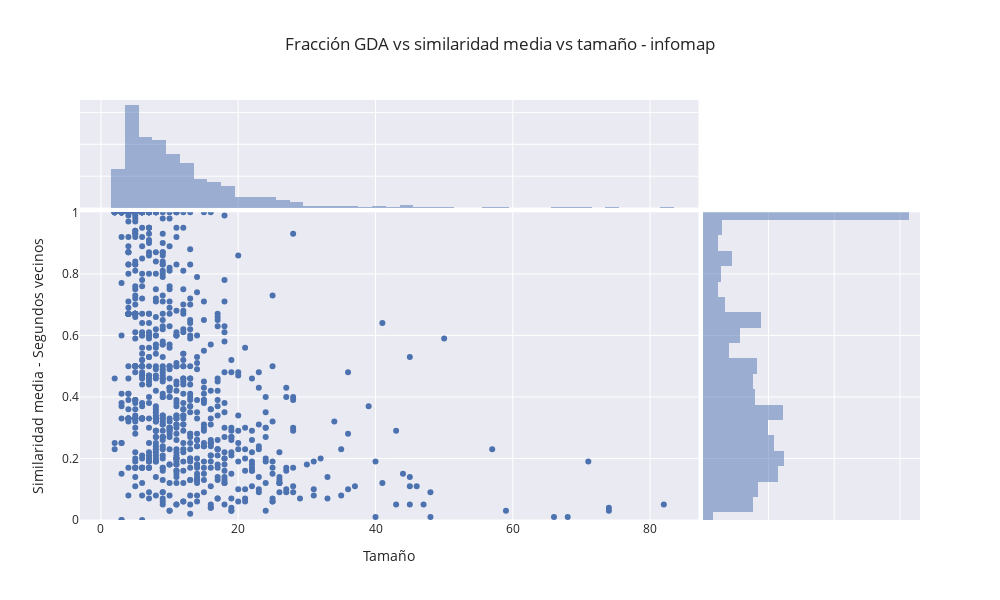

Notebook cell for this chart:
### Markdown cell above
Ok, no depende ni del tamaño ni de la fracción de GDAs

### Code cell
supergrafico(infomap_data_corregido,"overlap",3,"infomap")

### Figure 1 — Plotly figure (JSON) as saved in the notebook; plotly's stock layout.template omitted (floating-point values rounded to 4 significant figures; data arrays with more than 128 entries replaced by an {"elided": "..."} marker saying what was removed)
{"data": [{"hovertemplate": "tamaño=%{x}<br>mean_sim_overlap_3=%{y}<extra></extra>", "legendgroup": "", "marker": {"color": "rgb(76,114,176)", "symbol": "circle"}, "mode": "markers", "name": "", "orientation": "v", "showlegend": false, "type": "scatter", "x": {"elided": "832 int values"}, "xaxis": "x", "y": {"elided": "832 float values"}, "yaxis": "y"}, {"alignmentgroup": "True", "bingroup": "x", "hovertemplate": "tamaño=%{x}<br>count=%{y}<extra></extra>", "legendgroup": "", "marker": {"color": "rgb(76,114,176)"}, "name": "", "offsetgroup": "", "opacity": 0.5, "showlegend": false, "type": "histogram", "x": {"elided": "832 int values"}, "xaxis": "x3", "yaxis": "y3"}, {"alignmentgroup": "True", "bingroup": "y", "hovertemplate": "mean_sim_overlap_3=%{y}<br>count=%{x}<extra></extra>", "legendgroup": "", "marker": {"color": "rgb(76,114,176)"}, "name": "", "offsetgroup": "", "opacity": 0.5, "showlegend": false, "type": "histogram", "xaxis": "x2", "y": {"elided": "832 float values"}, "yaxis": "y2"}], "layout": {"barmode": "overlay", "height": 600, "legend": {"tracegroupgap": 0}, "title": {"text": "Fracción GDA vs similaridad media vs tamaño - infomap"}, "width": 1000, "xaxis": {"anchor": "y", "domain": [0, 0.7363], "title": {"text": "Tamaño"}}, "xaxis2": {"anchor": "y2", "domain": [0.7413, 1], "matches": "x2", "showline": false, "showticklabels": false, "ticks": ""}, "xaxis3": {"anchor": "y3", "domain": [0, 0.7363], "matches": "x", "showticklabels": false}, "xaxis4": {"anchor": "y4", "domain": [0.7413, 1], "matches": "x2", "showline": false, "showticklabels": false, "ticks": ""}, "yaxis": {"anchor": "x", "domain": [0, 0.7326], "range": [0, 1], "title": {"text": "Similaridad media - Segundos vecinos"}}, "yaxis2": {"anchor": "x2", "domain": [0, 0.7326], "matches": "y", "showticklabels": false}, "yaxis3": {"anchor": "x3", "domain": [0.7426, 1], "matches": "y3", "showline": false, "showticklabels": false, "ticks": ""}, "yaxis4": {"anchor": "x4", "domain": [0.7426, 1], "matches": "y3", "showline": false, "showticklabels": false, "ticks": ""}}}
